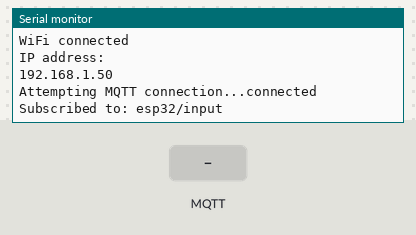
Simulated run of this program. Board: ESP32. Parts: the last lines printed to the serial monitor. The test bench sets the inputs (shaded band). WiFi joins after 1.5 s; servers stay silent unless stated; random numbers use the default seed unless the program sets one; no MQTT or app messages arrive unless stated.

Above: at 2.7 s.
2.8 s: MQTT message "1" arrives on the first subscribed topic
At 4.3 s:
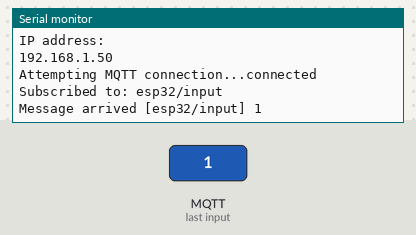
11.5 s: MQTT message "on" arrives on the first subscribed topic
At 12.1 s:
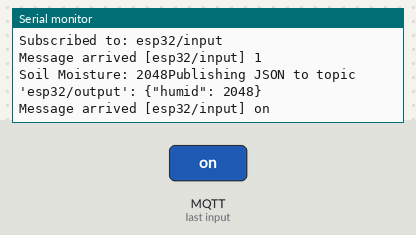
13.0 s: MQTT message "off" arrives on the first subscribed topic
At 14.4 s:
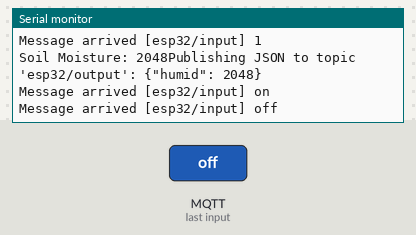

The program:

main.cpp
```cpp
#include <Arduino.h>
#include <WiFi.h>
#include <PubSubClient.h>

const char *ssid = "LAPTOP-621";
const char *password = "Tni54321";
const char *mqtt_server = "192.168.137.167";
const int mqtt_port = 1883; // 1883 for TCP
const int soilpin = 34;
// Topic for Publish &Subscribe
const char *mqtt_publish_topic = "esp32/output";
const char *mqtt_subscribe_topic = "esp32/input";
WiFiClient espClient;
PubSubClient client(espClient);
long lastMsg = 0;
char msg[50];
int value = 0;

void setup_wifi()
{
  delay(10);
  Serial.println();
  Serial.print("Connecting to ");
  Serial.println(ssid);
  WiFi.begin(ssid, password);
  while (WiFi.status() != WL_CONNECTED)
  {
    delay(500);
    Serial.print(".");
  }
  Serial.println("");
  Serial.println("WiFi connected");
  Serial.println("IP address: ");
  Serial.println(WiFi.localIP());
}

// Callback function when MQTT message received
void callback(char *topic, byte *payload,
              unsigned int length)
{
  Serial.print("Message arrived [");
  Serial.print(topic);
  Serial.print("] ");
  // display payload on serial monitor
  for (int i = 0; i < length; i++)
  {
    Serial.print((char)payload[i]);
  }
  Serial.println();
}

void reconnect()
{
  while (!client.connected())
  {
    Serial.print("Attempting MQTT connection...");
    String clientId = "ESP32Client-";
    clientId += String(random(0xffff), HEX);
    if (client.connect(clientId.c_str()))
    {
      Serial.println("connected");
      client.subscribe(mqtt_subscribe_topic);
      Serial.print("Subscribed to: ");
      Serial.println(mqtt_subscribe_topic);
    }
    else
    {
      Serial.print("failed, rc=");
      Serial.print(client.state());
      Serial.println(" try again in 5 seconds");
      delay(5000);
    }
  }
}

void setup()
{
  Serial.begin(9600);
  setup_wifi();
  pinMode(soilpin, INPUT);
  client.setServer(mqtt_server, mqtt_port);
  client.setCallback(callback);
}

void loop()
{
  if (!client.connected())
  {
    reconnect();
  }
  client.loop();

  long now = millis();
  if (now - lastMsg > 10000)
  { // ทุกๆ 10 วินาที
    lastMsg = now;
    ++value;
    client.publish(mqtt_publish_topic, msg);
    int humid = analogRead(soilpin); // ความชื้นสัมพัทธ์

    Serial.print("Soil Moisture: ");
    Serial.print(humid);

    // สร้าง JSON payload อย่างถูกต้อง
    sprintf(msg, "{\"humid\": %d}", humid);

    Serial.print("Publishing JSON to topic '");
    Serial.print(mqtt_publish_topic);
    Serial.print("': ");
    Serial.println(msg);

    client.publish(mqtt_publish_topic, msg);
  }
}
```

Measured:
- after the input at 2.8 s, the serial monitor: prints a new line at once (image 1)
- after the input at 11.5 s, the serial monitor: prints a new line at once (image 2)
- after the input at 13.0 s, the serial monitor: prints a new line at once (image 3)
